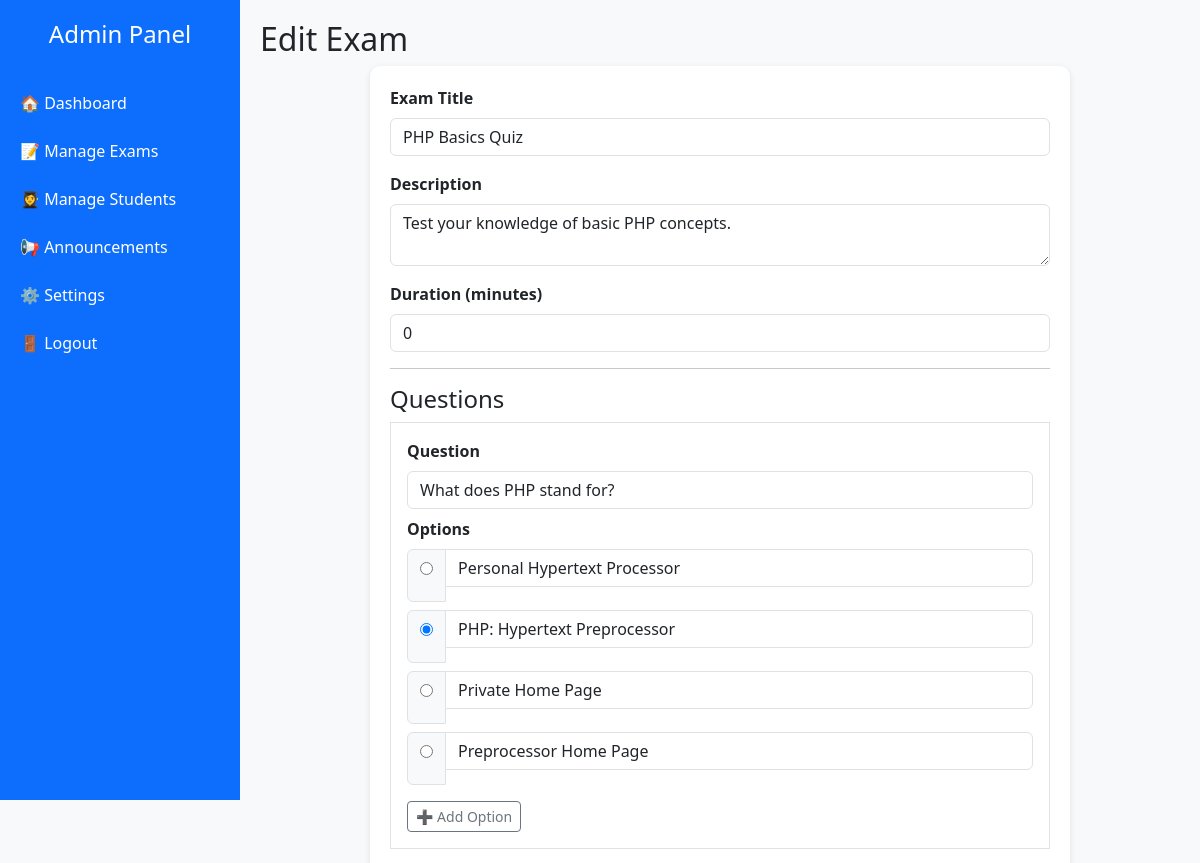
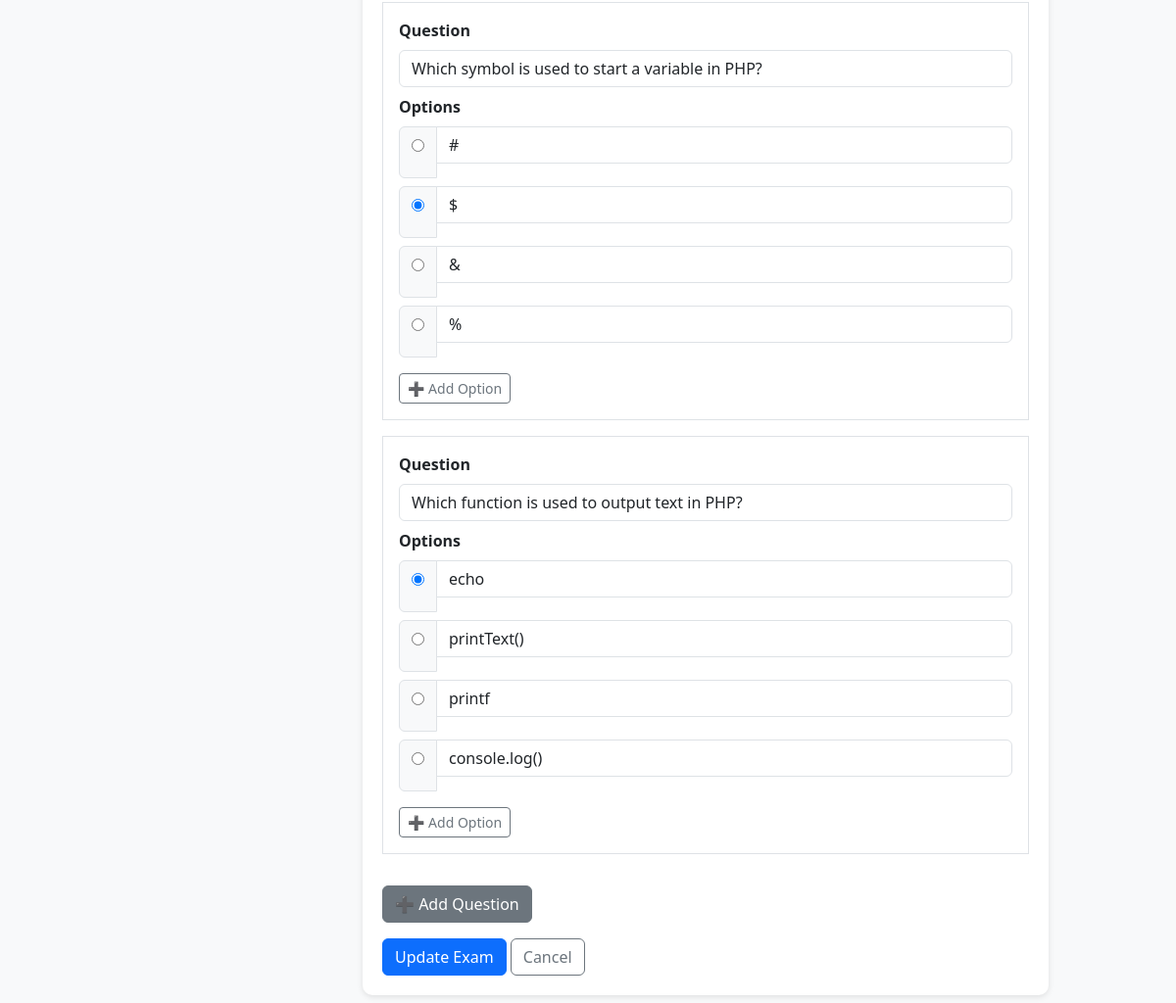
Page /admin/edit_exam.php?id=1 (signed in) on the committed database (2 pictures, top to bottom).
### tables this page shows
CREATE TABLE IF NOT EXISTS `exams` (
  `id` int NOT NULL AUTO_INCREMENT,
  `title` varchar(255) NOT NULL,
  `description` text,
  `duration` int NOT NULL,
  `created_at` timestamp NULL DEFAULT CURRENT_TIMESTAMP,
  PRIMARY KEY (`id`)
);

CREATE TABLE IF NOT EXISTS `questions` (
  `id` int NOT NULL AUTO_INCREMENT,
  `exam_id` int NOT NULL,
  `question_text` text NOT NULL,
  `created_at` timestamp NULL DEFAULT CURRENT_TIMESTAMP,
  PRIMARY KEY (`id`),
  KEY `exam_id` (`exam_id`)
);

CREATE TABLE IF NOT EXISTS `options` (
  `id` int NOT NULL AUTO_INCREMENT,
  `question_id` int NOT NULL,
  `option_text` varchar(255) NOT NULL,
  `is_correct` tinyint(1) DEFAULT '0',
  PRIMARY KEY (`id`),
  KEY `question_id` (`question_id`)
);

### classes/Exam.php (called while the page is built, shortened)
<?php
class Exam
{
    private $title;
    private $description;
    private $duration;
    public function __construct(array $data = [])
    {
        $this->title       = $data['title'] ?? '';
        $this->description = $data['description'] ?? '';
        $this->duration    = $data['duration'] ?? 0;
    }
    public static function findById(int $id): ?self
    {
        $db = Database::getInstance()->getConnection();
        $stmt = $db->prepare("SELECT * FROM exams WHERE id = :id LIMIT 1");
        $stmt->execute([':id' => $id]);
        $row = $stmt->fetch(PDO::FETCH_ASSOC);
        return $row ? new self($row) : null;
    }
    public function getTitle(): string
    {
        return (string)$this->title;
    }
    public function getDescription(): string
    {
        return (string)$this->description;
    }
    public function getDuration(): int
    {
        return (int)$this->duration;
    }
}

### classes/Question.php (called while the page is built, shortened)
<?php
class Question
{
    private $question_text;
    private $options = [];
    public function __construct($row)
    {
        $this->question_text = $row['question_text'] ?? '';
    }
    public function getText()
    {
        return $this->question_text;
    }
    public function getOptions()
    {
        return $this->options;
    }
    public static function getByExam($exam_id)
    {
        $db = Database::getInstance()->getConnection();
        $stmt = $db->prepare("SELECT * FROM questions WHERE exam_id = ? ORDER BY id ASC");
        $stmt->execute([$exam_id]);
        $rows = $stmt->fetchAll(PDO::FETCH_ASSOC);
        $questions = [];
        foreach ($rows as $row) {
            $q = new self($row);
            $q->options = self::fetchOptionsByQuestionId($q->id);
            $questions[] = $q;
        }
        return $questions;
    }
    private static function fetchOptionsByQuestionId($question_id)
    {
        $db = Database::getInstance()->getConnection();
        $stmt = $db->prepare("SELECT * FROM options WHERE question_id = ? ORDER BY id ASC");
        $stmt->execute([$question_id]);
        return $stmt->fetchAll(PDO::FETCH_ASSOC);
    }
}

### public/admin/edit_exam.php (the view, shortened to what this page needs)
<?php
require_once __DIR__ . '/../../classes/Exam.php';
require_once __DIR__ . '/../../classes/Question.php';
$id = $_GET['id'] ?? null;
$exam = Exam::findById((int)$id);
$questions = Question::getByExam($exam->getId());
?>
<!DOCTYPE html>
<html lang="en">
<head>
    <link href="https://cdn.jsdelivr.net/npm/bootstrap@5.3.3/dist/css/bootstrap.min.css" rel="stylesheet">
    <link href="../../css/admin.css" rel="stylesheet">
</head>
<body>
    <?php include __DIR__ . '/../../includes/admin_sidebar.php'; ?>
    <div class="content">
        <h2>Edit Exam</h2>
        <form method="POST" id="examForm">
            <div class="mb-3">
                <label class="form-label">Exam Title</label>
                <input type="text" name="title" class="form-control" value="<?= htmlspecialchars($exam->getTitle()); ?>"
                    required>
            </div>
            <div class="mb-3">
                <label class="form-label">Description</label>
                <textarea name="description"
                    class="form-control"><?= htmlspecialchars($exam->getDescription()); ?></textarea>
            </div>
            <div class="mb-3">
                <label class="form-label">Duration (minutes)</label>
                <input type="number" name="duration" class="form-control" value="<?= $exam->getDuration(); ?>" required>
            </div>
            <hr>
            <h4>Questions</h4>
            <div id="questionsContainer">
                <?php foreach ($questions as $qIndex => $q): ?>
                <div class="border p-3 mb-3">
                    <label class="form-label">Question</label>
                    <input type="text" name="questions[<?= $qIndex ?>][text]" class="form-control mb-2"
                        value="<?= htmlspecialchars($q->getText()); ?>" required>
                    <label class="form-label">Options</label>
                    <div id="options-<?= $qIndex ?>">
                        <?php foreach ($q->getOptions() as $oIndex => $opt): ?>
                        <div class="input-group mb-2">
                            <div class="input-group-text">
                                <input type="radio" name="questions[<?= $qIndex ?>][correct]" value="<?= $oIndex ?>"
                                    <?= $opt['is_correct'] ? 'checked' : '' ?>>
                            </div>
                            <input type="text" name="questions[<?= $qIndex ?>][options][<?= $oIndex ?>]"
                                class="form-control" value="<?= htmlspecialchars($opt['option_text']); ?>" required>
                        </div>
                        <?php endforeach; ?>
                    </div>
                    <button type="button" class="btn btn-sm btn-outline-secondary mt-2"
                        onclick="addOption(<?= $qIndex ?>)">➕ Add Option</button>
                </div>
                <?php endforeach; ?>
            </div>
            <button type="button" class="btn btn-secondary my-3" onclick="addQuestion()">➕ Add Question</button>
            <br>
            <button type="submit" class="btn btn-primary">Update Exam</button>
            <a href="manage_exams.php" class="btn btn-outline-secondary">Cancel</a>
        </form>
    </div>
</body>
</html>

### css/admin.css (style rules this page uses)
body { font-family: "Segoe UI", Tahoma, Geneva, Verdana, sans-serif; background-color: #f8f9fa; margin: 0; padding: 0; }
.content { margin-left: 240px; padding: 20px; }
form { background: #fff; padding: 20px; border-radius: 10px; box-shadow: 0 2px 6px rgba(0, 0, 0, 0.1); max-width: 700px; margin: auto; }
form label { display: block; margin-bottom: 6px; font-weight: 600; }
form input, form textarea, form select { width: 100%; padding: 10px; margin-bottom: 15px; border: 1px solid #ddd; border-radius: 6px; font-size: 14px; }
form button { background: #0d6efd; color: white; padding: 10px 16px; border: none; border-radius: 6px; cursor: pointer; transition: background 0.3s ease; }

### rows in the picture
exams: title "PHP Basics Quiz", description "Test your knowledge of basic PHP concepts.", duration "0"
questions: question_text "What does PHP stand for?"
options: option_text "Personal Hypertext Processor"
options: is_correct "☑", option_text "PHP: Hypertext Preprocessor"
options: option_text "Private Home Page"
options: option_text "Preprocessor Home Page"
questions: question_text "Which symbol is used to start a variable in PHP?"
options: option_text "#"
options: is_correct "☑", option_text "$"
options: option_text "&"
options: option_text "%"
questions: question_text "Which function is used to output text in PHP?"
options: is_correct "☑", option_text "echo"
options: option_text "printText()"
options: option_text "printf"
options: option_text "console.log()"
